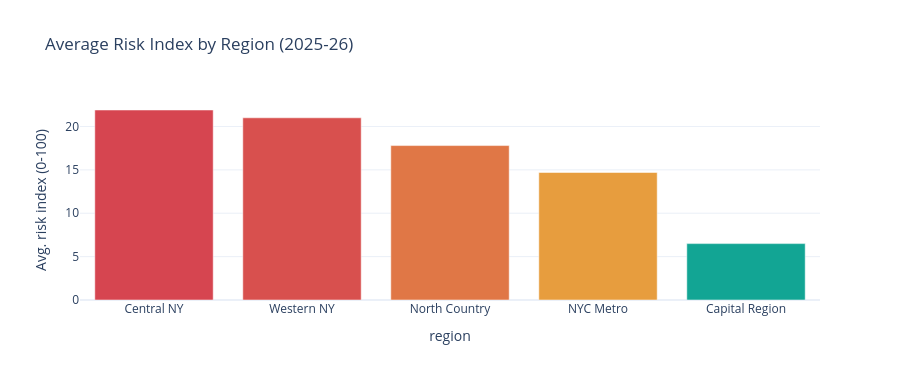

The notebook cell saved with this chart:
### Code cell
region_summary = submissions.groupby("region").agg(
    completeness=("completeness_rate", "mean"), on_time=("on_time", "mean"),
    error_rate=("validity_error_rate", "mean")
).round(3)
region_risk = latest_risk.groupby("region").risk_index.mean().round(1)
region_summary["avg_risk_index"] = region_risk
region_summary = region_summary.sort_values("avg_risk_index", ascending=False)

fig_region = px.bar(region_summary.reset_index(), x="region", y="avg_risk_index", color="avg_risk_index",
                     color_continuous_scale=["#12A594", "#E8A33D", "#D64550"],
                     template=PLOT_TEMPLATE, title=f"Average Risk Index by Region ({LATEST_YEAR})",
                     labels={"avg_risk_index": "Avg. risk index (0-100)"})
fig_region.update_layout(height=380, coloraxis_showscale=False)
fig_region.show()
region_summary

### Figure 1 — Plotly figure (JSON) as saved in the notebook; plotly's stock layout.template omitted (floating-point values rounded to 4 significant figures)
{"data": [{"hovertemplate": "region=%{x}<br>Avg. risk index (0-100)=%{marker.color}<extra></extra>", "legendgroup": "", "marker": {"color": [21.9, 21.0, 17.8, 14.7, 6.5], "coloraxis": "coloraxis", "pattern": {"shape": ""}}, "name": "", "orientation": "v", "showlegend": false, "textposition": "auto", "type": "bar", "x": ["Central NY", "Western NY", "North Country", "NYC Metro", "Capital Region"], "xaxis": "x", "y": [21.9, 21.0, 17.8, 14.7, 6.5], "yaxis": "y"}], "layout": {"barmode": "relative", "coloraxis": {"autocolorscale": false, "colorbar": {"title": {"text": "Avg. risk index (0-100)"}}, "colorscale": [[0, "#12A594"], [0.5, "#E8A33D"], [1, "#D64550"]], "showscale": false}, "height": 380, "legend": {"tracegroupgap": 0}, "title": {"text": "Average Risk Index by Region (2025-26)"}, "xaxis": {"anchor": "y", "domain": [0, 1], "title": {"text": "region"}}, "yaxis": {"anchor": "x", "domain": [0, 1], "title": {"text": "Avg. risk index (0-100)"}}}}
